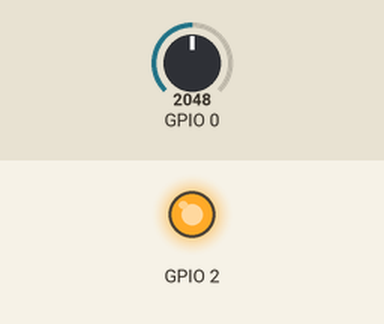
Recording of a sketch running on a simulated ESP32. On the bench: output pins drawn as LEDs (lit = HIGH). Inputs (shaded band) come from the test bench; at power-on: GPIO 0 = 2048. WiFi joins after 1.5 s; servers stay silent unless stated; what the sketch prints to the serial monitor is not drawn.

Above: at 2.7 s.
2.8 s: GPIO 0 set to 491
At 3.5 s:
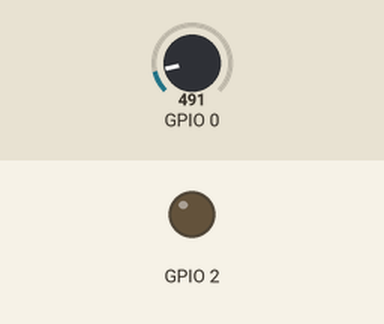
5.8 s: GPIO 0 set to 2047
Timing chart, 0 to 14.8 s (numbered marks = the images above; inputs shaded):
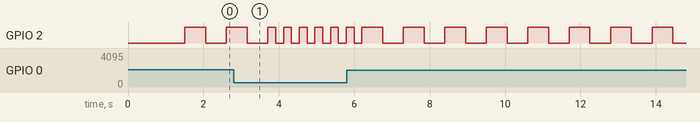

Measured:
- by itself, GPIO 2: repeats every 1.1 s: HIGH 0.55 s, LOW 0.55 s

The sketch:

blinkeralpha.ino
```cpp
#include <WiFi.h>

void setup() {
  pinMode(2, OUTPUT);

  Serial.begin(115200);
  Serial.println("Serial port enabled");

  WiFi.begin("Bearsden 2.0", "Peace10310313");
  Serial.println("\nConnecting");

  while(WiFi.status() != WL_CONNECTED){
      Serial.print(".");
      delay(100);
  }

}

void loop() {
  Serial.println("\nConnected to the WiFi network");
  Serial.print("Local ESP32 IP: ");
  Serial.println(WiFi.localIP());

  int val = 0;
  val += analogRead(0);
  val += analogRead(0);
  val += analogRead(0);
  val += analogRead(0);
  val += analogRead(0);
  val = val / 5;
  Serial.print("Analog read value:");
  Serial.println(val);

  int wait = (900 * val / 4096) + 100;
  digitalWrite(2, HIGH);
  delay(wait);
  digitalWrite(2, LOW);
  delay(wait);
}
```
